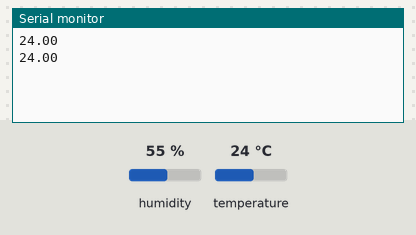
Simulated run of this sketch. Board: Arduino Uno, built with avr-gcc and run on an emulated ATmega328P. Shown: the last lines printed to the serial monitor. The inputs (shaded band) are chosen by the test bench; at power-on: temperature 24 °C, humidity 55 %.

Above: at 2.8 s.
2.9 s: temperature set to 12 °C
At 5.2 s:
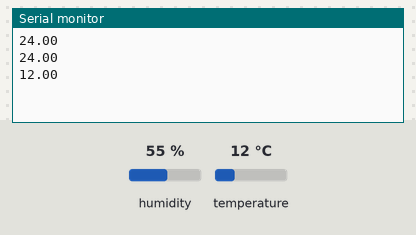
5.6 s: temperature set to 19 °C
At 7.6 s:
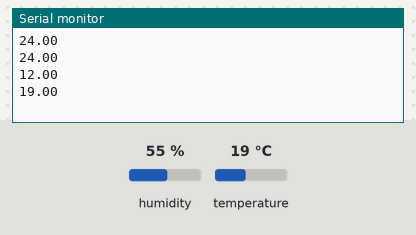
Timing chart, 0 to 9.1 s (numbered marks = the images above; inputs shaded):
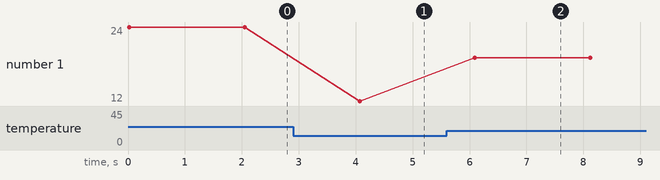

The sketch:

dht11sens.ino
```cpp
#include <DHT.h>
#define DHTPIN 2
#define DHTTYPE DHT11

DHT dht(DHTPIN, DHTTYPE);

void setup()
{
  Serial.begin(9600);

}

void loop()
{
  Serial.println();

  int chk = dht.read(DHTPIN);

  float t = dht.readTemperature();
  Serial.print(t);

  delay(2000);

}
```

Measured:
- after the input at 2.9 s, the serial monitor: prints a new line after 1.2 s (image 1)
- after the input at 5.6 s, the serial monitor: prints a new line after 0.49 s (image 2)
- plotted number 1: 24 → 12 after the input at 2.9 s, 12 → 19 after the input at 5.6 s
